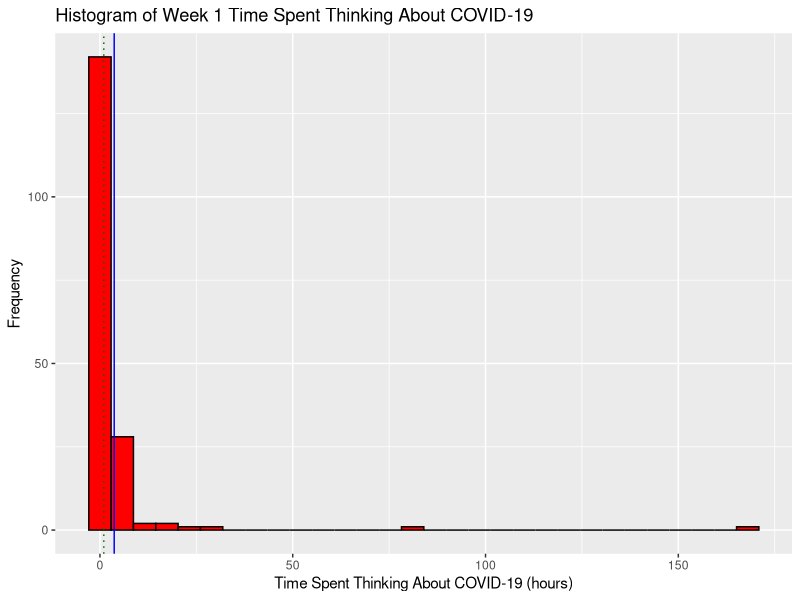
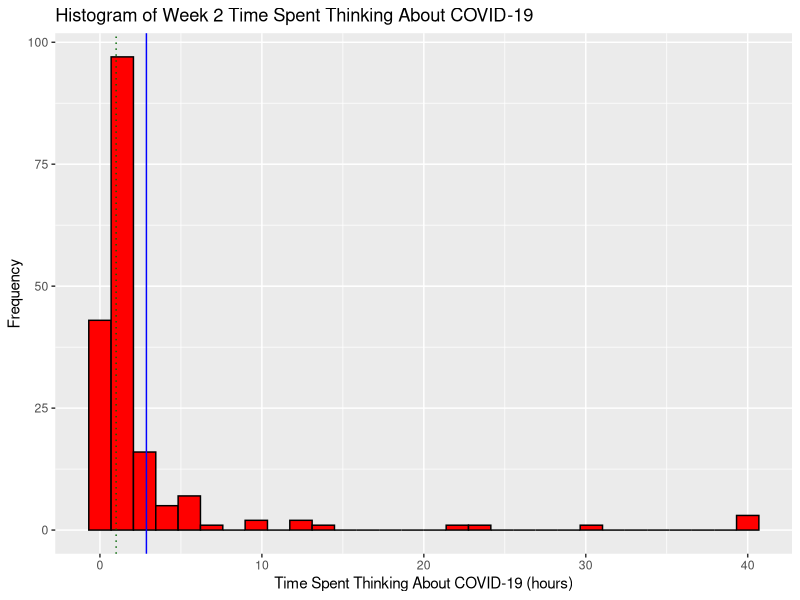
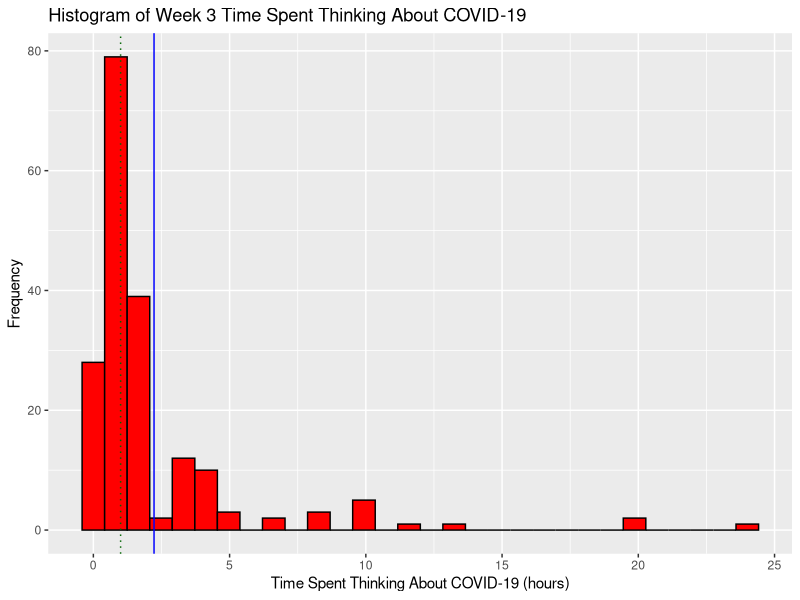

R code for these plots, in order: (Note: this script raises an error after producing the figures.)
## ---- chunk 1
knitr::opts_chunk$set(echo = TRUE)

library(dplyr)
library(tidyverse)
## ---- chunk 2
setwd("~/Desktop/sta302h1/STA302H1 -- Projects/final report")
sta302_performance_data = read.csv("./data.csv", header = TRUE)
attach(sta302_performance_data)
## ---- chunk 3
cleaned_sta302_performance_data <- sta302_performance_data %>%
    # Create a new "country" column, which is just "Country" but whose entries are factors.
    mutate(country = as.factor(Country)) %>%

    # Remove the "X" column: it's simply the row number, which isn't very useful.
    # Remove the "Country" column: column "country" already exists
    select(-X, -Country) %>%
    
    # Rearrange similar columns side-by-side.
    relocate(country,
             COVID.hours..W1., COVID.hours..W2., 
             COVID.hours..W3., COVID.hours..W4.,
             STA302.hours..W1., STA302.hours..W2., 
             STA302.hours..W3., STA302.hours..W4.,
             Quiz_1_score, Quiz_2_score, 
             Quiz_3_score, Quiz_4_score)
## ---- chunk 4
num_column_NAs = function(predictor_variable) {
  sum(is.na(predictor_variable))
}
## ---- chunk 5
row_nums_of_NA_columns = function(data, predictor_variable) {
  which(is.na(predictor_variable))
}
## ---- chunk 6
rows_with_num_NAs = function(data, num_NAs) {
  return (rowSums(is.na(data)) == num_NAs)
}
## ---- chunk 7
row_nums_of_NA_rows = function(data, num_NAs) {
  return (which(rows_with_num_NAs(data, num_NAs)))
}
## ---- chunk 8
display_histogram <- function(data, predictor_variable, histogram_title, x_axis_label) {
  ggplot(data = tibble(data), mapping = aes(x = predictor_variable)) +
    geom_histogram(col = "black", fill = "red", bins = 30) +
    labs(title = histogram_title, y = "Frequency", x = x_axis_label) + 
    geom_vline(mapping = aes(xintercept = mean(predictor_variable, na.rm = TRUE)),
               color = "blue", linetype = "solid") +
    geom_vline(mapping = aes(xintercept = median(predictor_variable, na.rm = TRUE)),
               color = "dark green", linetype = "dotted")
}
## ---- chunk 9
display_boxplot <- function(data, predictor_variable, boxplot_title, y_axis_label) {
  ggplot(mapping = aes(x = Country, y = predictor_variable, color = Country)) +
    geom_boxplot(mapping = aes(x = Country, y = predictor_variable)) +
    labs(title = boxplot_title,
         x = "Country",
         y = y_axis_label)
}
## ---- chunk 10
rows_with_0_NAs = cleaned_sta302_performance_data[
  rows_with_num_NAs(cleaned_sta302_performance_data, 0),
]
rows_with_1_NAs = cleaned_sta302_performance_data[
  rows_with_num_NAs(cleaned_sta302_performance_data, 1),
]
rows_with_2_NAs = cleaned_sta302_performance_data[
  rows_with_num_NAs(cleaned_sta302_performance_data, 2),
]
rows_with_3_NAs = cleaned_sta302_performance_data[
  rows_with_num_NAs(cleaned_sta302_performance_data, 3),
]
rows_with_4_NAs = cleaned_sta302_performance_data[
  rows_with_num_NAs(cleaned_sta302_performance_data, 4),
]
## ---- chunk 11
print(as_tibble(data.frame(
  nrows_0_NAs = nrow(rows_with_0_NAs),
  nrows_1_NAs = nrow(rows_with_1_NAs),
  nrows_2_NAs = nrow(rows_with_2_NAs),
  nrows_3_NAs = nrow(rows_with_3_NAs),
  nrows_4_NAs = nrow(rows_with_4_NAs)
)))
## ---- chunk 12
row_nums_of_NA_rows(cleaned_sta302_performance_data, 0)
## ---- chunk 13
row_nums_of_NA_rows(cleaned_sta302_performance_data, 1)
## ---- chunk 14
row_nums_of_NA_rows(cleaned_sta302_performance_data, 2)
## ---- chunk 15
row_nums_of_NA_rows(cleaned_sta302_performance_data, 3)
## ---- chunk 16
row_nums_of_NA_rows(cleaned_sta302_performance_data, 4)
## ---- chunk 17
perform_data = cleaned_sta302_performance_data
print(as_tibble(data.frame(
  week1_covid = num_column_NAs(perform_data$COVID.hours..W1.),
  week2_covid = num_column_NAs(perform_data$COVID.hours..W2.),
  week3_covid = num_column_NAs(perform_data$COVID.hours..W3.),
  week4_covid = num_column_NAs(perform_data$COVID.hours..W4.)
)))
## ---- chunk 18
print(as_tibble(data.frame(
  week1_sta302 = num_column_NAs(perform_data$STA302.hours..W1.),
  week2_sta302 = num_column_NAs(perform_data$STA302.hours..W2.),
  week3_sta302 = num_column_NAs(perform_data$STA302.hours..W3.),
  week4_sta302 = num_column_NAs(perform_data$STA302.hours..W4.)
)))
## ---- chunk 19
print(as_tibble(data.frame(
  quiz1_score = num_column_NAs(perform_data$Quiz_1_score),
  quiz2_score = num_column_NAs(perform_data$Quiz_2_score),
  quiz3_score = num_column_NAs(perform_data$Quiz_3_score),
  quiz4_score = num_column_NAs(perform_data$Quiz_4_score)
)))
## ---- chunk 20
quiz_grades <- cleaned_sta302_performance_data %>%
  select(Quiz_1_score, Quiz_2_score, 
         Quiz_3_score, Quiz_4_score)
## ---- chunk 21
missed_0_quizzes = quiz_grades[
  rows_with_num_NAs(quiz_grades, 0),
]
missed_1_quizzes = quiz_grades[
  rows_with_num_NAs(quiz_grades, 1),
]
missed_2_quizzes = quiz_grades[
  rows_with_num_NAs(quiz_grades, 2),
]
missed_3_quizzes = quiz_grades[
  rows_with_num_NAs(quiz_grades, 3),
]
missed_4_quizzes = quiz_grades[
  rows_with_num_NAs(quiz_grades, 4),
]
## ---- chunk 22
print(as.tibble(data.frame(
  miss_0_quizzes = nrow(missed_0_quizzes),
  miss_1_quizzes = nrow(missed_1_quizzes),
  miss_2_quizzes = nrow(missed_2_quizzes),
  miss_3_quizzes = nrow(missed_3_quizzes),
  miss_4_quizzes = nrow(missed_4_quizzes)
)))
## ---- chunk 23
which(rows_with_num_NAs(quiz_grades, 0))
## ---- chunk 24
which(rows_with_num_NAs(quiz_grades, 1))
## ---- chunk 25
which(rows_with_num_NAs(quiz_grades, 2))
## ---- chunk 26
which(rows_with_num_NAs(quiz_grades, 3))
## ---- chunk 27
which(rows_with_num_NAs(quiz_grades, 4))
## ---- chunk 28
library(dplyr)
row_nums_to_exclude <- union(
  which(rows_with_num_NAs(quiz_grades, 3)),
  which(rows_with_num_NAs(quiz_grades, 4))) # that's 28 people.
row_nums_to_exclude
## ---- chunk 29
cleaned_sta302_performance_data2 = 
  cleaned_sta302_performance_data[-row_nums_to_exclude,]
## ---- chunk 30
rows_with_mistyped_columms = cleaned_sta302_performance_data2[c(38, 83, 84, 117),]
# row 83: Country -> "canada" -- DONE
# row 84: Country -> "canada" -- DONE

# row 117: COVID.hours..W4. -> 0.5 hours -- DONE

# row 38:  STA302.hours..W3. -> 5.5<U+00A0> -- DONE
# row 117: STA302.hours..W4. -> 7.5 hours -- DONE
## ---- chunk 31
# library(janitor)
# use it to clean up data.
## ---- chunk 32
rows_with_no_country = cleaned_sta302_performance_data2 %>%
  select(-country)
## ---- chunk 33
# use week 5b slides -- choose model selection criterion to pick predictor variables.


# use lm() on a bunch of predictor variables to determine significant
# predictor variables.


## ---- chunk 34
display_histogram(cleaned_sta302_performance_data2, 
                  cleaned_sta302_performance_data2$COVID.hours..W1., 
                  "Histogram of Week 1 Time Spent Thinking About COVID-19",
                  "Time Spent Thinking About COVID-19 (hours)")
## ---- chunk 35
summary(cleaned_sta302_performance_data2$COVID.hours..W1.)
## ---- chunk 36
display_histogram(cleaned_sta302_performance_data2, 
                  cleaned_sta302_performance_data2$COVID.hours..W2., 
                  "Histogram of Week 2 Time Spent Thinking About COVID-19",
                  "Time Spent Thinking About COVID-19 (hours)")
## ---- chunk 37
summary(cleaned_sta302_performance_data2$COVID.hours..W2.)
## ---- chunk 38
display_histogram(cleaned_sta302_performance_data2, 
                  cleaned_sta302_performance_data2$COVID.hours..W3., 
                  "Histogram of Week 3 Time Spent Thinking About COVID-19",
                  "Time Spent Thinking About COVID-19 (hours)")
## ---- chunk 39
summary(cleaned_sta302_performance_data2$COVID.hours..W3.)
## ---- chunk 40
display_histogram(cleaned_sta302_performance_data2, 
                  cleaned_sta302_performance_data2$COVID.hours..W4., 
                  "Histogram of Week 4 Time Spent Thinking About COVID-19",
                  "Time Spent Thinking About COVID-19 (hours)")
## ---- chunk 41
summary(cleaned_sta302_performance_data2$COVID.hours..W4.)
## ---- chunk 42
display_histogram(cleaned_sta302_performance_data2, 
                  cleaned_sta302_performance_data2$STA302.hours..W1., 
                  "Histogram of Week 1 Time Spent Studying for STA302H1",
                  "Time Spent Studying for STA302H1 (hours)")
## ---- chunk 43
summary(cleaned_sta302_performance_data2$STA302.hours..W1.)
## ---- chunk 44
display_histogram(cleaned_sta302_performance_data2, 
                  cleaned_sta302_performance_data2$STA302.hours..W2., 
                  "Histogram of Week 2 Time Spent Studying for STA302H1",
                  "Time Spent Studying for STA302H1 (hours)")
## ---- chunk 45
summary(cleaned_sta302_performance_data2$STA302.hours..W2.)
## ---- chunk 46
display_histogram(cleaned_sta302_performance_data2, 
                  cleaned_sta302_performance_data2$STA302.hours..W3., 
                  "Histogram of Week 3 Time Spent Studying for STA302H1",
                  "Time Spent Studying for STA302H1 (hours)")
## ---- chunk 47
summary(cleaned_sta302_performance_data2$STA302.hours..W3.)
## ---- chunk 48
display_histogram(cleaned_sta302_performance_data2, 
                  cleaned_sta302_performance_data2$STA302.hours..W4., 
                  "Histogram of Week 4 Time Spent Studying for STA302H1",
                  "Time Spent Studying for STA302H1 (hours)")
## ---- chunk 49
summary(cleaned_sta302_performance_data2$STA302.hours..W4.)
## ---- chunk 50
display_histogram(cleaned_sta302_performance_data2, 
                  cleaned_sta302_performance_data2$Quiz_1_score, 
                  "Histogram of Quiz 1 Scores",
                  "Quiz Score (out of 10)")
## ---- chunk 51
summary(cleaned_sta302_performance_data2$Quiz_1_score)
## ---- chunk 52
display_histogram(cleaned_sta302_performance_data2, 
                  cleaned_sta302_performance_data2$Quiz_2_score, 
                  "Histogram of Quiz 2 Scores",
                  "Quiz Score (out of 10)")
## ---- chunk 53
summary(cleaned_sta302_performance_data2$Quiz_2_score)
## ---- chunk 54
display_histogram(cleaned_sta302_performance_data2, 
                  cleaned_sta302_performance_data2$Quiz_3_score, 
                  "Histogram of Quiz 3 Scores",
                  "Quiz Score (out of 10)")
## ---- chunk 55
summary(cleaned_sta302_performance_data2$Quiz_3_score)
## ---- chunk 56
display_histogram(cleaned_sta302_performance_data2, 
                  cleaned_sta302_performance_data2$Quiz_4_score, 
                  "Histogram of Quiz 4 Scores",
                  "Quiz Score (out of 10)")
## ---- chunk 57
summary(cleaned_sta302_performance_data2$Quiz_4_score)
## ---- chunk 58
display_boxplot(cleaned_sta302_performance_data2, COVID.hours..W1.,
                "Country vs. Week 1 Time Spent Thinking About COVID-19",
                "Time Spent Thinking About COVID-19 (hours)")
## ---- chunk 59
display_boxplot(cleaned_sta302_performance_data2, COVID.hours..W2.,
                "Country vs. Week 2 Time Spent Thinking About COVID-19",
                "Time Spent Thinking About COVID-19 (hours)")
## ---- chunk 60
display_boxplot(cleaned_sta302_performance_data2, COVID.hours..W3.,
                "Country vs. Week 3 Time Spent Thinking About COVID-19",
                "Time Spent Thinking About COVID-19 (hours)")
## ---- chunk 61
display_boxplot(cleaned_sta302_performance_data2, COVID.hours..W4.,
                "Country vs. Week 4 Time Spent Thinking About COVID-19",
                "Time Spent Thinking About COVID-19 (hours)")
## ---- chunk 62
display_boxplot(cleaned_sta302_performance_data2, STA302.hours..W1.,
                "Country vs. Week 1 Time Spent Studying For STA302H1",
                "Time Spent Studying For STA302H1 (hours)")
## ---- chunk 63
display_boxplot(cleaned_sta302_performance_data2, STA302.hours..W2.,
                "Country vs. Week 2 Time Spent Studying For STA302H1",
                "Time Spent Studying For STA302H1 (hours)")
## ---- chunk 64
display_boxplot(cleaned_sta302_performance_data2, STA302.hours..W3.,
                "Country vs. Week 3 Time Spent Studying For STA302H1",
                "Time Spent Studying For STA302H1 (hours)")
## ---- chunk 65
display_boxplot(cleaned_sta302_performance_data2, STA302.hours..W4.,
                "Country vs. Week 4 Time Spent Studying For STA302H1",
                "Time Spent Studying For STA302H1 (hours)")
## ---- chunk 66
display_boxplot(cleaned_sta302_performance_data2, Quiz_1_score,
                "Country vs. Quiz 1 Score", "Score (out of 10)")
## ---- chunk 67
display_boxplot(cleaned_sta302_performance_data2, Quiz_2_score,
                "Country vs. Quiz 2 Score", "Score (out of 10)")
## ---- chunk 68
display_boxplot(cleaned_sta302_performance_data2, Quiz_3_score,
                "Country vs. Quiz 3 Score", "Score (out of 10)")
## ---- chunk 69
display_boxplot(cleaned_sta302_performance_data2, Quiz_4_score,
                "Country vs. Quiz 4 Score", "Score (out of 10)")
## ---- chunk 70
pairs(~COVID.hours..W1. + COVID.hours..W2. + COVID.hours..W3. + COVID.hours..W4. +
      STA302.hours..W1. + STA302.hours..W2. + STA302.hours..W3. + STA302.hours..W4. +
      Quiz_1_score + Quiz_2_score + Quiz_3_score + Quiz_4_score,
      data = cleaned_sta302_performance_data2, lower.panel = NULL)
## GGally
# ggpairs -- removes bottom half of pairs plot
# ggpairs(data = cleaned_sta302_performance_data2)
## ---- chunk 71
pairs(~Quiz_4_score + Quiz_1_score + Quiz_2_score 
      + Quiz_3_score, lower.panel = NULL)
## ---- chunk 72
pairs(~Quiz_4_score + COVID.hours..W1. + COVID.hours..W2. 
      + COVID.hours..W3. + COVID.hours..W4., lower.panel = NULL)
## ---- chunk 73
pairs(~Quiz_4_score + STA302.hours..W1. + STA302.hours..W2. 
      + STA302.hours..W3. + STA302.hours..W4., lower.panel = NULL)
## ---- chunk 74

## ---- chunk 75

## ---- chunk 76
library(GGally)
colnames(rows_with_no_country) <- c("W1COV", "W2COV", "W3COV", "W4COV", 
                          "W1302", "W2302", "W3302", "W4302", 
                          "Q1", "Q2", "Q3", "Q4")
ggcorr(rows_with_no_country, label = TRUE, label_round = 2)
round(cor(rows_with_no_country, use = "pairwise.complete.obs", method = "pearson"), 2)
## ---- chunk 77
# TODO: You could also create separate correlation matrices for each country.
